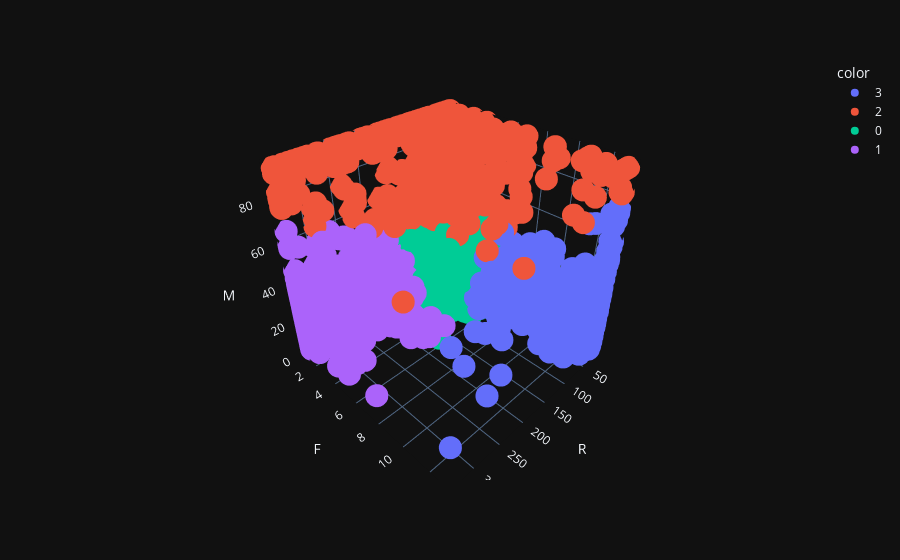

The notebook cell this image was saved under:
### Code cell
# Plotando os clusters identificados pelo modelo
px.scatter_3d(df_rfm_clip, x='R', y='F', z='M', color=kmeans_labels.astype(str), template='plotly_dark')

### Figure 1 — Plotly figure (JSON) as saved in the notebook; plotly's stock layout.template omitted (floating-point values rounded to 4 significant figures; data arrays with more than 128 entries replaced by an {"elided": "..."} marker saying what was removed)
{"data": [{"hovertemplate": "color=3<br>R=%{x}<br>F=%{y}<br>M=%{z}<extra></extra>", "legendgroup": "3", "marker": {"color": "#636efa", "symbol": "circle"}, "mode": "markers", "name": "3", "scene": "scene", "showlegend": true, "type": "scatter3d", "x": {"elided": "617 int values"}, "y": {"elided": "617 int values"}, "z": {"elided": "617 float values"}}, {"hovertemplate": "color=2<br>R=%{x}<br>F=%{y}<br>M=%{z}<extra></extra>", "legendgroup": "2", "marker": {"color": "#EF553B", "symbol": "circle"}, "mode": "markers", "name": "2", "scene": "scene", "showlegend": true, "type": "scatter3d", "x": {"elided": "398 int values"}, "y": {"elided": "398 int values"}, "z": {"elided": "398 float values"}}, {"hovertemplate": "color=0<br>R=%{x}<br>F=%{y}<br>M=%{z}<extra></extra>", "legendgroup": "0", "marker": {"color": "#00cc96", "symbol": "circle"}, "mode": "markers", "name": "0", "scene": "scene", "showlegend": true, "type": "scatter3d", "x": {"elided": "2347 int values"}, "y": {"elided": "2347 int values"}, "z": {"elided": "2347 float values"}}, {"hovertemplate": "color=1<br>R=%{x}<br>F=%{y}<br>M=%{z}<extra></extra>", "legendgroup": "1", "marker": {"color": "#ab63fa", "symbol": "circle"}, "mode": "markers", "name": "1", "scene": "scene", "showlegend": true, "type": "scatter3d", "x": {"elided": "975 int values"}, "y": {"elided": "975 int values"}, "z": {"elided": "975 float values"}}], "layout": {"legend": {"title": {"text": "color"}, "tracegroupgap": 0}, "margin": {"t": 60}, "scene": {"domain": {"x": [0, 1], "y": [0, 1]}, "xaxis": {"title": {"text": "R"}}, "yaxis": {"title": {"text": "F"}}, "zaxis": {"title": {"text": "M"}}}}}
